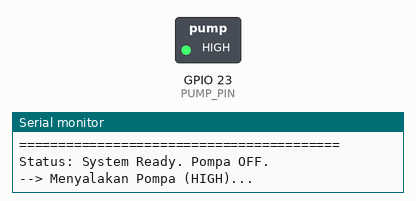
This sketch was run on a simulated ESP32. On the bench: switched loads named in the sketch (green lamp = pin HIGH), the last lines printed to the serial monitor.

Above: at 4.5 s.
At 8.5 s:
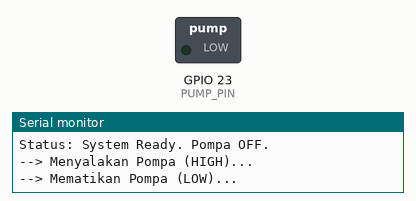
Timing chart, 0 to 13.4 s (numbered marks = the images above):
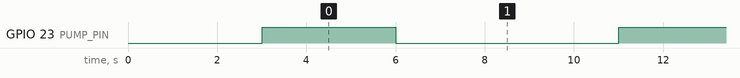

The sketch:

test_pump_mosfet.ino
```cpp
/*
 * Program Uji Coba Pompa Air Akuarium Mini 5V
 * Menggunakan ESP32 + Modul JZ MOS
 */

// Tentukan pin GPIO ESP32 yang terhubung ke pin TRIG / SIG pada modul JZ MOS
const int PUMP_PIN = 23;

void setup() {
  // Inisialisasi Serial Monitor untuk debugging
  Serial.begin(115200);
  delay(1000);

  Serial.println("=========================================");
  Serial.println("  Pengujian Kontrol Pompa Air - ESP32    ");
  Serial.println("=========================================");

  // Set pin GPIO sebagai OUTPUT
  pinMode(PUMP_PIN, OUTPUT);

  // Memastikan pompa dalam keadaan MATI saat awal menyala
  digitalWrite(PUMP_PIN, LOW);
  Serial.println("Status: System Ready. Pompa OFF.");
  delay(2000);
}

void loop() {
  // 1. Menyalakan Pompa
  Serial.println("--> Menyalakan Pompa (HIGH)...");
  digitalWrite(PUMP_PIN, HIGH);
  delay(3000); // Nyala selama 3 detik

  // 2. Mematikan Pompa
  Serial.println("--> Mematikan Pompa (LOW)...");
  digitalWrite(PUMP_PIN, LOW);
  delay(5000); // Mati selama 5 detik
}
```

Measured:
- by itself, GPIO 23 (PUMP_PIN): alternates HIGH for 3.0 s and LOW for 5.0 s
